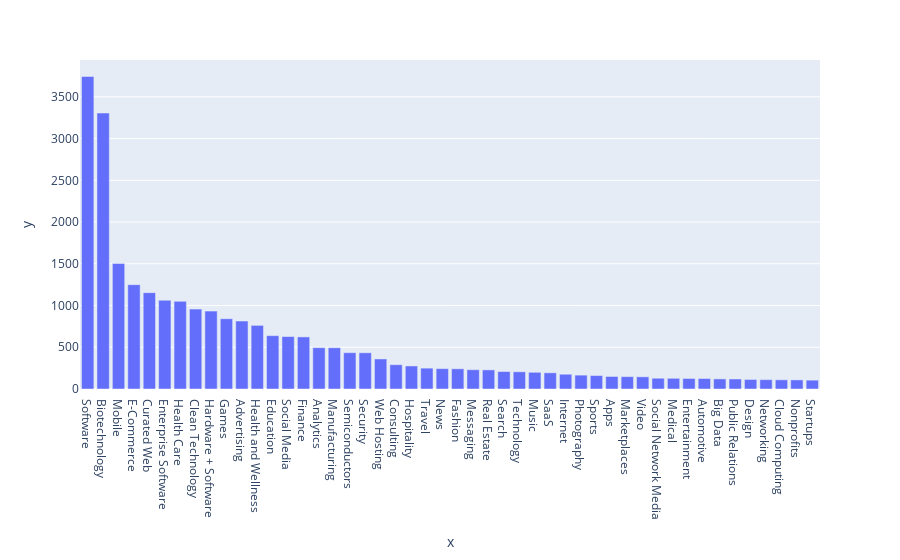

Write notebook code for a chart like this one.
### Code cell
px.bar( x = market_df["sector"], y = market_df["number_of_companies"])

### Figure 1 — Plotly figure (JSON) as saved in the notebook; plotly's stock layout.template omitted (floating-point values rounded to 4 significant figures)
{"data": [{"alignmentgroup": "True", "hoverlabel": {"namelength": 0}, "hovertemplate": "x=%{x}<br>y=%{y}", "legendgroup": "", "marker": {"color": "#636efa"}, "name": "", "offsetgroup": "", "orientation": "v", "showlegend": false, "textposition": "auto", "type": "bar", "x": [" Software ", " Biotechnology ", " Mobile ", " E-Commerce ", " Curated Web ", " Enterprise Software ", " Health Care ", " Clean Technology ", " Hardware + Software ", " Games ", " Advertising ", " Health and Wellness ", " Education ", " Social Media ", " Finance ", " Analytics ", " Manufacturing ", " Semiconductors ", " Security ", " Web Hosting ", " Consulting ", " Hospitality ", " Travel ", " News ", " Fashion ", " Messaging ", " Real Estate ", " Search ", " Technology ", " Music ", " SaaS ", " Internet ", " Photography ", " Sports ", " Apps ", " Marketplaces ", " Video ", " Social Network Media ", " Medical ", " Entertainment ", " Automotive ", " Big Data ", " Public Relations ", " Design ", " Networking ", " Cloud Computing ", " Nonprofits ", " Startups "], "xaxis": "x", "y": [3744, 3306, 1503, 1250, 1154, 1063, 1050, 957, 933, 842, 814, 762, 639, 628, 624, 495, 494, 435, 434, 360, 291, 276, 250, 244, 242, 231, 229, 209, 206, 200, 194, 177, 166, 161, 150, 148, 146, 129, 128, 126, 125, 121, 120, 114, 112, 110, 109, 106], "yaxis": "y"}], "layout": {"barmode": "relative", "legend": {"tracegroupgap": 0}, "margin": {"t": 60}, "xaxis": {"anchor": "y", "domain": [0, 1], "title": {"text": "x"}}, "yaxis": {"anchor": "x", "domain": [0, 1], "title": {"text": "y"}}}}
